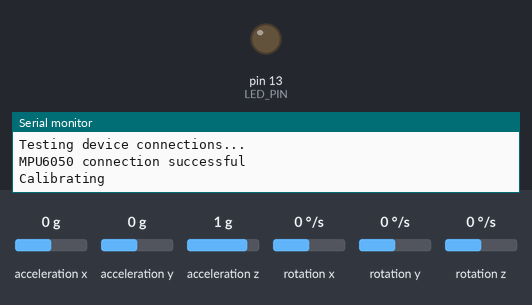
Bench run of a sketch on a simulated Arduino Uno, built with avr-gcc and run on an emulated ATmega328P. On the bench: output pins drawn as LEDs (lit = HIGH), the last lines printed to the serial monitor. Inputs (shaded band) come from the test bench; at power-on: acceleration x 0 g, acceleration y 0 g, acceleration z 1 g, rotation x 0 °/s, rotation y 0 °/s, rotation z 0 °/s.

Above: at 0.1 s.
At 5.01 s:
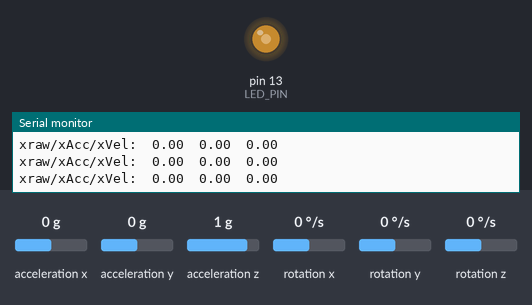
5.2 s: acceleration x set to -0.2 g
8.2 s: acceleration x set to 0 g
Timing chart, 0 to 17.2 s (numbered marks = the images above; inputs shaded):
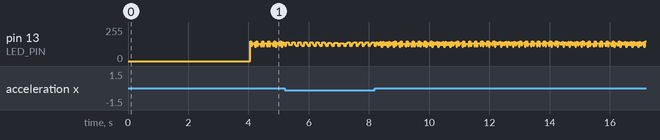

The sketch:

MPU6050_raw_to_displacement_test.ino
```cpp
// I2C device class (I2Cdev) demonstration Arduino sketch for MPU6050 class
// 10/7/2011 by Jeff Rowberg <jeff@rowberg.net>
// Updates should (hopefully) always be available at https://github.com/jrowberg/i2cdevlib
//
// Changelog:
//      2013-05-08 - added multiple output formats
//                 - added seamless Fastwire support
//      2011-10-07 - initial release

/* ============================================
I2Cdev device library code is placed under the MIT license
Copyright (c) 2011 Jeff Rowberg

Permission is hereby granted, free of charge, to any person obtaining a copy
of this software and associated documentation files (the "Software"), to deal
in the Software without restriction, including without limitation the rights
to use, copy, modify, merge, publish, distribute, sublicense, and/or sell
copies of the Software, and to permit persons to whom the Software is
furnished to do so, subject to the following conditions:

The above copyright notice and this permission notice shall be included in
all copies or substantial portions of the Software.

THE SOFTWARE IS PROVIDED "AS IS", WITHOUT WARRANTY OF ANY KIND, EXPRESS OR
IMPLIED, INCLUDING BUT NOT LIMITED TO THE WARRANTIES OF MERCHANTABILITY,
FITNESS FOR A PARTICULAR PURPOSE AND NONINFRINGEMENT. IN NO EVENT SHALL THE
AUTHORS OR COPYRIGHT HOLDERS BE LIABLE FOR ANY CLAIM, DAMAGES OR OTHER
LIABILITY, WHETHER IN AN ACTION OF CONTRACT, TORT OR OTHERWISE, ARISING FROM,
OUT OF OR IN CONNECTION WITH THE SOFTWARE OR THE USE OR OTHER DEALINGS IN
THE SOFTWARE.
===============================================
*/

// I2Cdev and MPU6050 must be installed as libraries, or else the .cpp/.h files
// for both classes must be in the include path of your project
#include "I2Cdev.h"
#include "MPU6050.h"

// Arduino Wire library is required if I2Cdev I2CDEV_ARDUINO_WIRE implementation
// is used in I2Cdev.h
#if I2CDEV_IMPLEMENTATION == I2CDEV_ARDUINO_WIRE
    #include "Wire.h"
#endif

// class default I2C address is 0x68
// specific I2C addresses may be passed as a parameter here
// AD0 low = 0x68 (default for InvenSense evaluation board)
// AD0 high = 0x69
MPU6050 accelgyro;
//MPU6050 accelgyro(0x69); // <-- use for AD0 high

int16_t ax, ay, az;
int16_t gx, gy, gz;

float dx = 0;
float x7[7] = {0,0,0,0,0,0,0};
float x_offset = 0, y_offset = 0, z_offset = 0;

// uncomment "OUTPUT_READABLE_ACCELGYRO" if you want to see a tab-separated
// list of the accel X/Y/Z and then gyro X/Y/Z values in decimal. Easy to read,
// not so easy to parse, and slow(er) over UART.
#define OUTPUT_READABLE_ACCELGYRO

// uncomment "OUTPUT_BINARY_ACCELGYRO" to send all 6 axes of data as 16-bit
// binary, one right after the other. This is very fast (as fast as possible
// without compression or data loss), and easy to parse, but impossible to read
// for a human.
//#define OUTPUT_BINARY_ACCELGYRO


#define LED_PIN 13
bool blinkState = false;

void setup() {
    // join I2C bus (I2Cdev library doesn't do this automatically)
    #if I2CDEV_IMPLEMENTATION == I2CDEV_ARDUINO_WIRE
        Wire.begin();
    #elif I2CDEV_IMPLEMENTATION == I2CDEV_BUILTIN_FASTWIRE
        Fastwire::setup(400, true);
    #endif

    // initialize serial communication
    // (38400 chosen because it works as well at 8MHz as it does at 16MHz, but
    // it's really up to you depending on your project)
    Serial.begin(38400);

    // initialize device
    Serial.println("Initializing I2C devices...");
    accelgyro.initialize();

    // verify connection
    Serial.println("Testing device connections...");
    Serial.println(accelgyro.testConnection() ? "MPU6050 connection successful" : "MPU6050 connection failed");

    // use the code below to change accel/gyro offset values
    /*
    Serial.println("Updating internal sensor offsets...");
    // -76	-2359	1688	0	0	0
    Serial.print(accelgyro.getXAccelOffset()); Serial.print("\t"); // -76
    Serial.print(accelgyro.getYAccelOffset()); Serial.print("\t"); // -2359
    Serial.print(accelgyro.getZAccelOffset()); Serial.print("\t"); // 1688
    Serial.print(accelgyro.getXGyroOffset()); Serial.print("\t"); // 0
    Serial.print(accelgyro.getYGyroOffset()); Serial.print("\t"); // 0
    Serial.print(accelgyro.getZGyroOffset()); Serial.print("\t"); // 0
    Serial.print("\n");
    accelgyro.setXGyroOffset(220);
    accelgyro.setYGyroOffset(76);
    accelgyro.setZGyroOffset(-85);
    Serial.print(accelgyro.getXAccelOffset()); Serial.print("\t"); // -76
    Serial.print(accelgyro.getYAccelOffset()); Serial.print("\t"); // -2359
    Serial.print(accelgyro.getZAccelOffset()); Serial.print("\t"); // 1688
    Serial.print(accelgyro.getXGyroOffset()); Serial.print("\t"); // 0
    Serial.print(accelgyro.getYGyroOffset()); Serial.print("\t"); // 0
    Serial.print(accelgyro.getZGyroOffset()); Serial.print("\t"); // 0
    Serial.print("\n");
    */

    // configure Arduino LED pin for output
    pinMode(LED_PIN, OUTPUT);
    Serial.println("Calibrating");
    calibrate();
}

void loop() {
    long loop_timer = micros();
    // read raw accel/gyro measurements from device
    accelgyro.getMotion6(&ax, &ay, &az, &gx, &gy, &gz);
    ax -= x_offset;
    ay -= y_offset;
    az -= z_offset;

   float fax = ((float) (ax)) / 16384;
   float fay = ((float) (ay)) / 16384;
   float faz = ((float) (az)) / 16384;

   for (int i = 5; i > 0; i--){
      x7[i+1] = x7[i];
    }
    x7[0] = fax;
    float curAcc = 0;
    for (int i = 0; i < 7; i++){
      curAcc += x7[i];
    }
    curAcc /= 7;
    float curVel = curAcc * 0.004;
    dx += curVel*(0.004);


    gx /= 131;
    gy /= 131;
    gz /= 131;

    // these methods (and a few others) are also available
    //accelgyro.getAcceleration(&ax, &ay, &az);
    //accelgyro.getRotation(&gx, &gy, &gz);

    #ifdef OUTPUT_READABLE_ACCELGYRO
        // display tab-separated accel/gyro x/y/z values
//        Serial.print("a/g:\t");
        Serial.print("xraw/xAcc/xVel:\t");
        Serial.print(fax); Serial.print("\t");
//        Serial.print(fay); Serial.print("\t");
//        Serial.print(faz); Serial.print("\t");
        Serial.print(curAcc); Serial.print("\t");
        Serial.println(curVel);
//        Serial.print(gx); Serial.print("\t");
//        Serial.print(gy); Serial.print("\t");
//        Serial.println(gz);
    #endif

    #ifdef OUTPUT_BINARY_ACCELGYRO
        Serial.write((uint8_t)(ax >> 8)); Serial.write((uint8_t)(ax & 0xFF));
        Serial.write((uint8_t)(ay >> 8)); Serial.write((uint8_t)(ay & 0xFF));
        Serial.write((uint8_t)(az >> 8)); Serial.write((uint8_t)(az & 0xFF));
        Serial.write((uint8_t)(gx >> 8)); Serial.write((uint8_t)(gx & 0xFF));
        Serial.write((uint8_t)(gy >> 8)); Serial.write((uint8_t)(gy & 0xFF));
        Serial.write((uint8_t)(gz >> 8)); Serial.write((uint8_t)(gz & 0xFF));
    #endif

    // blink LED to indicate activity
    blinkState = !blinkState;
    digitalWrite(LED_PIN, blinkState);
    while (loop_timer - micros() < 4000){

    }
}
void calibrate(){
  int calAmount = 1000;
  for(int i = 0; i < calAmount; i++){
    accelgyro.getMotion6(&ax, &ay, &az, &gx, &gy, &gz);
    x_offset += ax;
    y_offset += ay;
    z_offset += az;
  }
  x_offset /= calAmount;
  y_offset /= calAmount;
  z_offset /= calAmount;
  delay (3);
}
```

Measured:
- by itself, pin 13 (LED_PIN): moves between 106/255 and 149/255, repeating every 2.1 s
